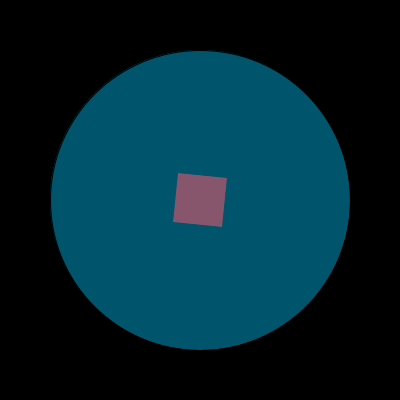
Frame 1 (no input)
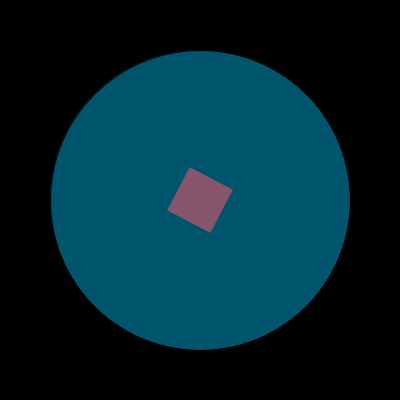
Frame 60 (the mouse pressed at the canvas centre just before this capture)
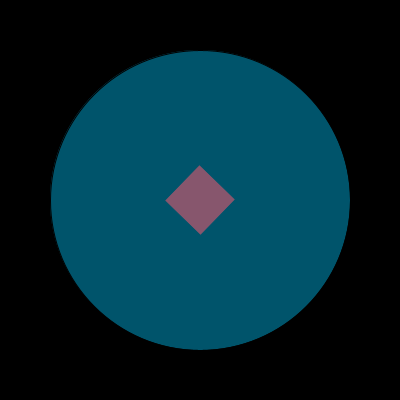
Frame 120 (the mouse held since frame 60 and released just before this capture)

The Processing sketch that drew these frames (run headless with seeded random() and noise(); from frame 60 on, the mouse is pressed at the canvas centre):

// Processing sketch: processing_112672
// ── processing_112672.pde

float i = 0;
float timer = 0;

void setup() 
{
  size(400, 400); 
} 

void draw() 
{ 
  background(0); 
  i = i + 0.1;
  
  pushMatrix();
  translate(200,200); 
  smooth();
  fill(255, 3, 3);
  rotate(i);
  rect(-25, -25, 50, 50);
  popMatrix();
  
  fill(0, 179, 227, 120);
  ellipse(200, 200, 300, 300);
  
  //I don't really understand how to use the timer thingy
  //So that's why the following does nothing. 
  if(timer <= 210)
  {
    i = i - 0.2;
  }
  
  else if(timer > 210)
  {
    i = i - 0.1;
  }
  if (timer > 100)
  {
  pushMatrix();
  translate(200,200); 
  rotate(i);
  fill(152, 81, 224);
  rect(-25, -25, 100, 100);
  popMatrix();
  }
} 
